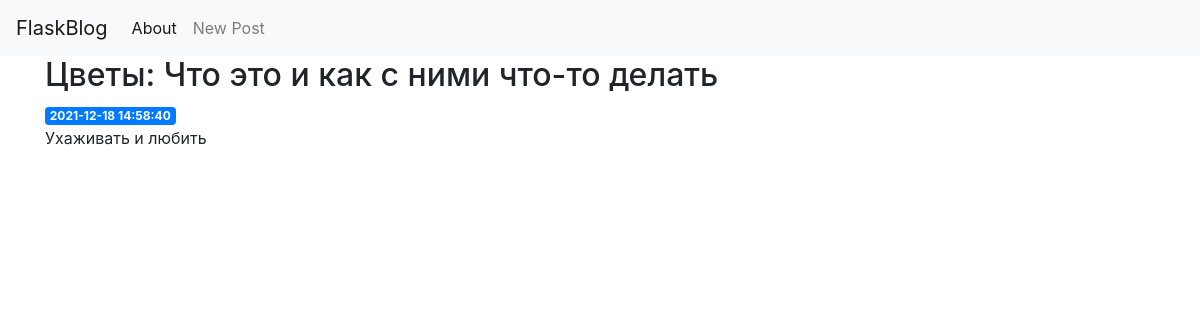
The page /1 on the database its author committed.
### tables this page shows
CREATE TABLE posts (
    id INTEGER PRIMARY KEY AUTOINCREMENT,
    created TIMESTAMP NOT NULL DEFAULT CURRENT_TIMESTAMP,
    title TEXT NOT NULL,
    content TEXT NOT NULL
);

### app.py (the view)
@app.route('/<int:post_id>')
def post(post_id):
    post = get_post(post_id)
    return render_template('post.html', post=post)

### app.py (called while the page is built)
def get_db_connection():
    conn = sqlite3.connect('database.db')
    conn.row_factory = sqlite3.Row
    return conn

def get_post(post_id):
    conn = get_db_connection()
    post = conn.execute('SELECT * FROM posts WHERE id = ?',
                        (post_id,)).fetchone()
    conn.close()
    if post is None:
        abort(404)
    return post

### templates/post.html
{% extends 'base.html' %}
{% block content %}
    <h2>{% block title %} {{ post['title'] }} {% endblock %}</h2>
    <span class="badge badge-primary">{{ post['created'] }}</span>
    <p>{{ post['content'] }}</p>
{% endblock %}

### rows shown on the page
posts: title "Цветы: Что это и как с ними что-то делать", created "2021-12-18 14:58:40", content "Ухаживать и любить"
